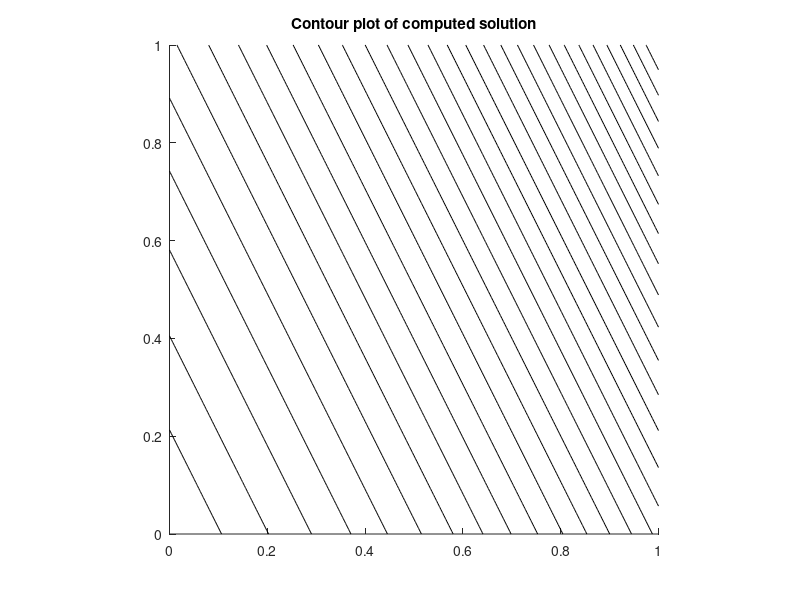

Reproduce this figure in MATLAB. (Note: this script raises an error after producing the figure.)

% poisson2.m  -- solve the Poisson problem u_{xx} + u_{yy} = f(x,y)
% on [a,b] x [a,b].  
% 
% The 5-point Laplacian is used at interior grid points.
% This system of equations is then solved using backslash.
% 
% From  http://www.amath.washington.edu/~rjl/fdmbook/chapter3  (2007)


a = 0; 
b = 1; 
m = [10 20 40 80 160];
h = (b-a)./(m+1);
E = zeros(length(m),1);

for i = 1:length(m)
    x = linspace(a,b,m(i)+2);   % grid points x including boundaries
    y = linspace(a,b,m(i)+2);   % grid points y including boundaries


    [X,Y] = meshgrid(x,y);      % 2d arrays of x,y values
    X = X';                     % transpose so that X(i,j),Y(i,j) are
    Y = Y';                     % coordinates of (i,j) point

    Iint = 2:m(i)+1;              % indices of interior points in x
    Jint = 2:m(i)+1;              % indices of interior points in y
    Xint = X(Iint,Jint);       % interior points
    Yint = Y(Iint,Jint);

    f = @(x,y) 1.25*exp(x+y/2);         % f(x,y) function

    rhs = f(Xint,Yint);        % evaluate f at interior points for right hand side
                           % rhs is modified below for boundary conditions.

    utrue = exp(X+Y/2);        % true solution for test problem

    % set boundary conditions around edges of usoln array:

    usoln = utrue;              % use true solution for this test problem
                            % This sets full array, but only boundary values
                            % are used below.  For a problem where utrue
                            % is not known, would have to set each edge of
                            % usoln to the desired Dirichlet boundary values.


    % adjust the rhs to include boundary terms:
    rhs(:,1) = rhs(:,1) - usoln(Iint,1)/h(i)^2;
    rhs(:,m(i)) = rhs(:,m(i)) - usoln(Iint,m(i)+2)/h(i)^2;
    rhs(1,:) = rhs(1,:) - usoln(1,Jint)/h(i)^2;
    rhs(m(i),:) = rhs(m(i),:) - usoln(m(i)+2,Jint)/h(i)^2;


    % convert the 2d grid function rhs into a column vector for rhs of system:
    F = reshape(rhs,m(i)*m(i),1);

    % form matrix A:
    I = speye(m(i));
    e = ones(m(i),1);
    T = spdiags([e -4*e e],[-1 0 1],m(i),m(i));
    S = spdiags([e e],[-1 1],m(i),m(i));
    A = (kron(I,T) + kron(S,I)) / h(i)^2;


    % Solve the linear system:
    uvec = A\F;  

    % reshape vector solution uvec as a grid function and 
    % insert this interior solution into usoln for plotting purposes:
    % (recall boundary conditions in usoln are already set) 

    usoln(Iint,Jint) = reshape(uvec,m(i),m(i));

    % assuming true solution is known and stored in utrue:
    err = max(max(abs(usoln-utrue)));   
    fprintf('Error relative to true solution of PDE = %10.3e \n',err)
    E(i) = err;

    % plot results:

    clf
    hold on

    % plot grid:
    % plot(X,Y,'g');  plot(X',Y','g')

    % plot solution:
    contour(X,Y,usoln,30,'k')

    axis([a b a b])
    daspect([1 1 1])
    title('Contour plot of computed solution')
    hold off
end

error_table(h, E);   % print tables of errors and ratios
error_loglog(h, E);  % produce log-log plot of errors and least squares fit